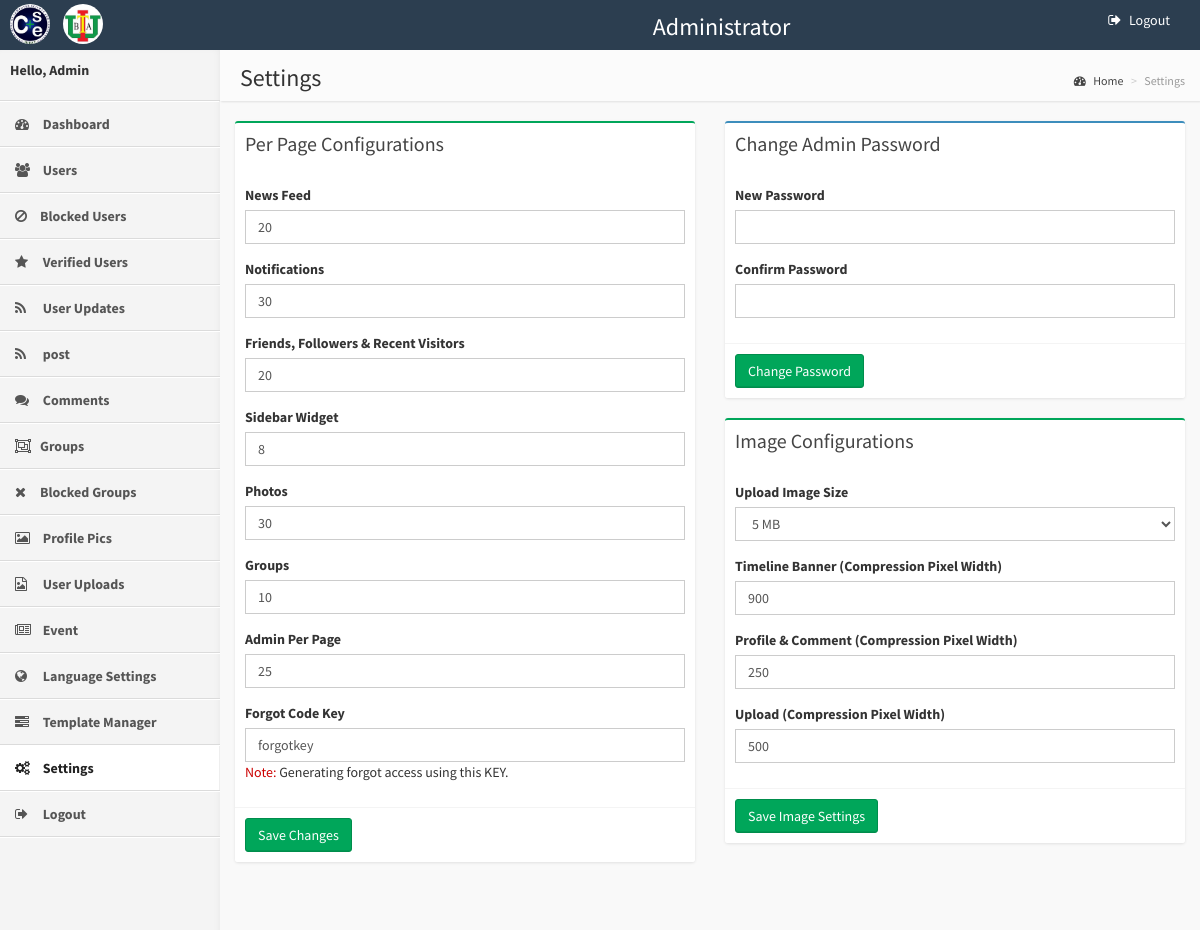
Screenshot of /WallAdmin/settings.php (signed in) with the database file from the repository.
### tables this page shows
CREATE TABLE `configurations` (
  `con_id` int(11) NOT NULL,
  `newsfeedPerPage` int(3) DEFAULT NULL,
  `friendsPerPage` int(3) DEFAULT NULL,
  `photosPerPage` int(3) DEFAULT NULL,
  `groupsPerPage` int(3) DEFAULT NULL,
  `adminPerPage` int(3) DEFAULT NULL,
  `uploadImage` int(11) DEFAULT NULL,
  `bannerWidth` int(11) DEFAULT NULL,
  `profileWidth` int(11) DEFAULT NULL,
  `notificationPerPage` int(3) DEFAULT NULL,
  `friendsWidgetPerPage` int(4) DEFAULT NULL,
  `gravatar` enum('0','1') DEFAULT NULL,
  `forgot` varchar(30) DEFAULT NULL,
  `applicationName` varchar(100) NOT NULL,
  `applicationDesc` text NOT NULL,
  `language_labels` enum('0','1') DEFAULT '0',
  `upload` int(11) DEFAULT NULL,
  `applicationToken` varchar(30) DEFAULT NULL
);

### WallAdmin/includes/Wall_Admin.php (called while the page is built, shortened)
<?php
class Wall_Admin
{
    public function Get_Configurations()
    {
        $db = getDB();
        $stmt = $db->prepare("SELECT  * FROM configurations WHERE con_id='1' ");
        $stmt->execute();
        $row = $stmt->fetch(PDO::FETCH_OBJ);
        $data = json_decode(json_encode($row),true);
        return $data;
    }
}
?>

### WallAdmin/configurations.php (called while the page is built, shortened)
<?php
$Get_Configurations=$WallAdmin->Get_Configurations();
$perpage=$Get_Configurations['newsfeedPerPage'];
$notifications_perpage=$Get_Configurations['notificationPerPage'];
$rowsPerPage=$Get_Configurations['friendsPerPage'];
$photosPerPage=$Get_Configurations['photosPerPage'];
$groupsList=$Get_Configurations['groupsPerPage'];
$uploadImageSize=$Get_Configurations['uploadImage'];
$TimelineBannerPX=$Get_Configurations['bannerWidth'];
$TimelineProfilePX=$Get_Configurations['profileWidth'];
$friend_widget_list_count=$Get_Configurations['friendsWidgetPerPage'];
$admin_perpage=$Get_Configurations['adminPerPage'];
$forgot=$Get_Configurations['forgot'];
$UploadPX=$Get_Configurations['upload'];
?>

### WallAdmin/settings.php (the view, shortened to what this page needs)
<?php
include_once 'includes.php';
include 'configurations.php';
?>
<!DOCTYPE html>
<html>
    <?php include_once("head.php"); ?>
    <body class="skin-blue">
        <?php include_once("header.php"); ?>
        <div class="wrapper row-offcanvas row-offcanvas-left">
           <?php include_once("menu.php"); ?>
            <aside class="right-side">
                <section class="content-header">
                    <h1>
                       Settings
                    </h1>
                    <ol class="breadcrumb">
                        <li><a href="#"><i class="fa fa-dashboard"></i> Home</a></li>
                        <li class="active">Settings</li>
                    </ol>
                </section>
                <section class="content">
                 <div class="row">
						   <div class="col-md-6">
                            <div class="box box-success">
                                <div class="box-header">
                                    <h3 class="box-title">Per Page Configurations</h3>
                                </div>
                                <form role="form" method="post" action="" name="perPage">
                                    <div class="box-body">
                                        <div class="form-group">
                                            <label for="exampleInputEmail1">News Feed</label>
                                            <input type="text" class="form-control" name="NewsFeedPerPage" value="<?php echo $perpage; ?>">
                                        </div>
										 <div class="form-group">
                                            <label for="exampleInputPassword1">Notifications</label>
                                            <input type="text" class="form-control" name="notifications" value="<?php echo $notifications_perpage; ?>">
                                        </div>
                                        <div class="form-group">
                                            <label for="exampleInputPassword1 ">Friends, Followers & Recent Visitors</label>
                                            <input type="text" class="form-control" name="friends" value="<?php echo $rowsPerPage; ?>">
                                        </div>
										<div class="form-group">
                                            <label for="exampleInputPassword1">Sidebar Widget</label>
                                            <input type="text" class="form-control" name="friendsWidget" value="<?php echo $friend_widget_list_count; ?>">
                                        </div>
										<div class="form-group">
                                            <label for="exampleInputPassword1">Photos</label>
                                            <input type="text" class="form-control" name="photos" value="<?php echo $photosPerPage; ?>">
                                        </div>
										<div class="form-group">
                                            <label for="exampleInputPassword1">Groups</label>
                                            <input type="text" class="form-control" name="groups" value="<?php echo $groupsList; ?>">
                                        </div>
										<div class="form-group">
                                            <label for="exampleInputPassword1">Admin Per Page</label>
                                            <input type="text" class="form-control" name="admin" value="<?php echo $admin_perpage; ?>">
                                        </div>
										<div class="form-group">
                                            <label for="exampleInputPassword1">Forgot Code Key</label>
                                            <input type="text" class="form-control" name="forgot" value="<?php echo $forgot; ?>">
                                            <span class="note">Note:</span> Generating forgot access using this KEY.
                                        </div>
                                    </div>
                                    <div class="box-footer">
                                        <input type="submit" class="btn btn-success" value="Save Changes" />
                                    </div>
                                </form>
                            </div>
                        </div>
						 <div class="col-md-6">
                            <div class="box box-primary">
                                <div class="box-header">
                                    <h3 class="box-title">Change Admin Password</h3>
                                </div>
                                <form role="form" method="post" action="" name="changePassword">
                                    <div class="box-body">
                                        <div class="form-group">
                                            <label for="exampleInputEmail1">New Password</label>
                                            <input type="password" class="form-control" name="newPassword" placeholder="">
                                        </div>
                                        <div class="form-group">
                                            <label for="exampleInputPassword1">Confirm Password</label>
                                            <input type="password" class="form-control" name="confirmPassword" placeholder="">
                                        </div>
                                    </div>
                                    <div class="box-footer">
                                        <input type="submit" class="btn btn-success" value="Change Password" />
                                    </div>
                                </form>
                            </div>
                        </div>
						 <div class="col-md-6">
                            <div class="box box-success">
                                <div class="box-header">
                                    <h3 class="box-title">Image Configurations</h3>
                                </div>
                                <form role="form" method="post" action="" name="imageConf">
                                    <div class="box-body">
										<div class="form-group">
                                            <label for="exampleInputPassword1">Upload Image Size</label>
                                      <select class="form-control" name="UploadImageSize">
									  <?php
									  for($i=1;$i<=10;$i++)
									  {
									  $v=$uploadImageSize/1024;
									  if($v==$i)
									  echo  "<option value='".$i."' selected >".$i." MB</option>";
									  else
									  echo  "<option value='".$i."'>".$i." MB</option>";
									  }
									  ?>
                                      </select>
                    </div>
<div class="form-group">
<label for="exampleInputPassword1">Timeline Banner (Compression Pixel Width)</label>
<input type="text" class="form-control" name="banner" placeholder="" value="<?php echo $TimelineBannerPX; ?>">
</div>
<div class="form-group">
<label for="exampleInputPassword1">Profile & Comment (Compression Pixel Width)</label>
<input type="text" class="form-control" name="profile" placeholder="" value="<?php echo $TimelineProfilePX; ?>">
</div>
<div class="form-group">
<label for="exampleInputPassword1">Upload (Compression Pixel Width)</label>
<input type="text" class="form-control" name="upload" placeholder="" value="<?php echo $UploadPX; ?>">
</div>
</div>
<div class="box-footer">
<input type="submit" class="btn btn-success" value="Save Image Settings" />
</div>
                                </form>
                            </div>
                        </div>
                    </div>
                </section>
            </aside>
        </div>
    </body>
</html>

### css/wallscriptPlugins.css (style rules this page uses)
.note { color: #cc0000 }
body:after { content: url(../wall_icons/close.png) url(../wall_icons/loading.gif) url(../wall_icons/prev.png) url(../wall_icons/next.png); display: none; }
.fa { display: inline-block; font: normal normal normal 14px/1 FontAwesome; font-size: inherit; text-rendering: auto; -webkit-font-smoothing: antialiased; -moz-osx-font-smoothing: grayscale; margin-right: 5px; }
.fa-dashboard:before, .fa-tachometer:before { content: "\f0e4"; }

### rows the page displays
configurations: NewsFeedPerPage "20", notifications "30", friends "20", friendsWidget "8", photos "30", groups "10", admin "25", forgot "forgotkey", UploadImageSize "5 MB", banner "900", profile "250", upload "500"
